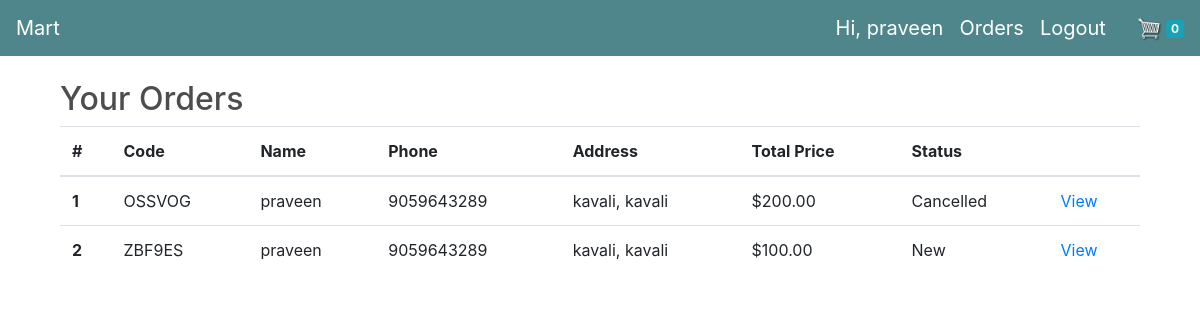
/order/ (signed in), run on the app's committed database.
### store/models.py (models this page shows, shortened)
class Order(models.Model):
    STATUS = (
        ('New', 'New'),
        ('Accepted', 'Accepted'),
        ('Completed', 'Completed'),
    )
    user = models.ForeignKey(User, on_delete=models.CASCADE)
    code = models.CharField(max_length=6, editable=False)
    first_name = models.CharField(max_length=11)
    phone = models.CharField(max_length=10, blank=True)
    s_address = models.CharField(max_length=200, null=True)
    city = models.CharField(max_length=200, null=True)
    state = models.CharField(max_length=200, null=True)
    zipcode = models.CharField(max_length=7,default='524201')
    total = models.FloatField()
    status = models.CharField(max_length=10, choices=STATUS)
    ip = models.CharField(blank=True, max_length=20)
    adminnote = models.CharField(blank=True, max_length=100)
    create_at = models.DateTimeField(auto_now_add=True)
    update_at = models.DateTimeField(auto_now=True)
    ordered = models.BooleanField(default=False)

### store/views.py (the view)
# urls.py: path('order/', OrderSummaryView.as_view(), name='order'),
class OrderSummaryView(LoginRequiredMixin, View):
    def get(self, *args, **kwargs):
        try:
            order = Order.objects.filter(user=self.request.user, ordered=True)
            context = {
                'order': order
            }
            return render(self.request, 'store/order.html', context)
        except ObjectDoesNotExist:
            messages.warning(self.request, "You do not have an active order")
            return redirect("/")

### store/templates/store/order.html (shortened to what this page needs)
{% extends "store/base.html" %}
{% block content %}
<main>
    <div class="container">
        <div class="table-responsive text-nowrap">
            <h2>Your Orders</h2>
            <table class="table">
                <thead>
                    <tr>
                        <th scope="col">#</th>
                        <th scope="col">Code</th>
                        <th scope="col">Name</th>
                        <th scope="col">Phone</th>
                        <th scope="col">Address</th>
                        <th scope="col">Total Price</th>
                        <th scope="col">Status</th>
                        <th scope="col"></th>
                    </tr>
                </thead>
                <tbody>
                    {% for order_item in order %}
                    <tr>
                        <th scope="row">{{ forloop.counter }}</th>
                        <td>{{ order_item.code }}</td>
                        <td>{{ order_item.first_name }}</td>
                        <td>{{ order_item.phone }}</td>
                        <td>{{ order_item.s_address }}, {{ order_item.city }}</td>
                        <td>
                            {% if order_item.item.discount_price %}
                            ${{ order_item.get_total_discount_item_price }}
                            <span class="badge badge-primary">Saving ${{ order_item.get_amount_saved }}</span>
                            {% else %}
                            ${{ order_item.total|floatformat:2 }}
                            {% endif %}
                        </td>
                        <td>{{order_item.status}}</td>
                        <td>
                            <a href="{% url 'order_details' order_item.id  'view' %}" id="{{order_item.id}}" value="{{order_item.id}}" data-action="view" class="order-links" >
                               View
                            </a>
                        </td>
                    </tr>
                    {% endfor %}
                </tbody>
            </table>
        </div>
    </div>
</main>
{% endblock content %}

### store/templates/store/base.html (shortened to what this page needs)
{% load static %}
{% load countries %}
<!DOCTYPE html>
<html>
<head>
    <link rel="stylesheet" href="https://use.fontawesome.com/releases/v5.8.1/css/all.css">
    <link rel="stylesheet" href="{% static 'css/bootstrap.min.css' %}"/>
    <link rel="stylesheet" type="text/css" href="{% static 'css/main.css' %}"/>
</head>
<body>
    <nav class="navbar navbar-expand-lg navbar-dark bg-dark">
        <a class="navbar-brand" href="{% url 'store' %}">Mart</a>
        <div class="collapse navbar-collapse" id="navbarSupportedContent">
                    {% get_country 'IN' as country %}
            <div class="form-inline my-2 my-lg-0">
                {% if user.is_authenticated %}
                    <a class="navbar-brand" href="{% url 'profile' %}">Hi, {{ user }}<span class="sr-only">(current)</span></a>
                    <a class="navbar-brand" href="{% url 'order' %}">Orders<span class="sr-only">(current)</span></a>
                    <a class="navbar-brand" href="{% url 'logout' %}">Logout<span class="sr-only">(current)</span></a>
                {% else %}
                    <a class="navbar-brand" href="{% url 'signup' %}">Signup<span class="sr-only">(current)</span></a>
                    <a class="navbar-brand" href="{% url 'login' %}">Login<span class="sr-only">(current)</span></a>
                {% endif %}
                <a href="{% url 'cart' %}">
                    <img id="cart-icon" src="{% static 'images/cart.png' %}">
                    <span class="badge badge-info">{{ request.session.cart.keys|length }}</span>
                </a>
            </div>
        </div>
    </nav>
        <div class="container">
        <br>
        {% block content %}
        {% endblock content %}
    </div>
</body>
</html>

### static/css/main.css (style rules this page uses)
h1,h2,h3,h4,h5,h6 { color:hsl(0, 0%, 30%); }
.bg-dark { background-color: #4f868c!important; }
#cart-icon { width:25px; display: inline-block; margin-left: 15px; }

### data on the page
Order: code "OSSVOG", first_name "praveen", phone "9059643289", s_address "kavali", city "kavali", total "200.00", status "Cancelled", {{ order_item.id }} 121 (drawn)
Order: code "ZBF9ES", first_name "praveen", phone "9059643289", s_address "kavali", city "kavali", total "100.00", status "New", {{ order_item.id }} 122 (drawn)

### other printed values
{{ user }} "praveen"
{{ request.session.cart.keys|length }} "0"
